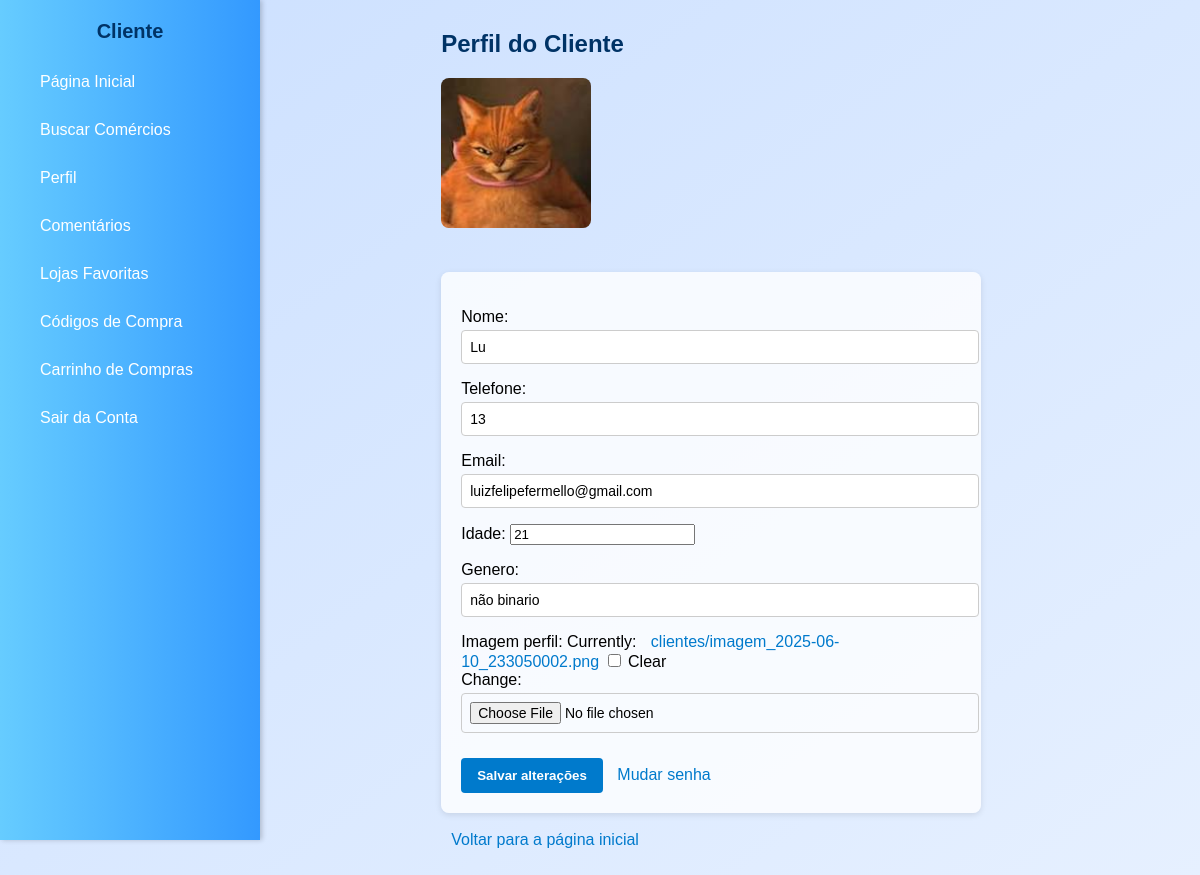
Screenshot of /perfil/cliente (signed in) with the database file from the repository.
### core/models.py (models this page shows, shortened)
class Cliente(models.Model):
    user = models.OneToOneField(User, on_delete=models.CASCADE)
    nome = models.CharField(max_length=150, unique=True)
    email = models.EmailField(unique=True)
    senha = models.CharField(max_length=128)
    favoritos = models.ManyToManyField('Comercio', related_name='clientes_favoritaram', blank=True)
    telefone = models.CharField(max_length=20, blank=True)
    idade = models.PositiveIntegerField(null=True, blank=True)
    genero = models.CharField(max_length=20, blank=True)
    imagem_perfil = models.ImageField(upload_to='clientes/', blank=True, null=True)
    def imagem_perfil_url(self):
        if self.imagem_perfil and hasattr(self.imagem_perfil, 'url'):
            return self.imagem_perfil.url
        return static('images/default_profile.png')

### core/views.py (the view)
    def _wrapped_view(request, *args, **kwargs):
        if not request.user.is_authenticated:
            return redirect('login_cliente')
        if not hasattr(request.user, 'cliente'):
            messages.error(request, 'Apenas clientes podem acessar essa página.')
            return redirect('home')
        return view_func(request, *args, **kwargs)

### core/forms.py
class ClientePerfilForm(forms.ModelForm):
    class Meta:
        model = Cliente
        fields = ['nome', 'telefone', 'email', 'idade', 'genero', 'imagem_perfil']

### core/views.py (called while the page is built)
def cliente_required(view_func):
    def _wrapped_view(request, *args, **kwargs):
        if not request.user.is_authenticated:
            return redirect('login_cliente')
        if not hasattr(request.user, 'cliente'):
            messages.error(request, 'Apenas clientes podem acessar essa página.')
            return redirect('home')
        return view_func(request, *args, **kwargs)
    return _wrapped_view

@cliente_required
def perfil_cliente(request):
    cliente = getattr(request.user, 'cliente', None)
    if not cliente:
        return redirect('login_cliente')
    if request.method == 'POST':
        form = ClientePerfilForm(request.POST, request.FILES, instance=cliente)
        if form.is_valid():
            form.save()
            return redirect('perfil_cliente')
    else:
        form = ClientePerfilForm(instance=cliente)
    return render(request, 'perfil_cliente.html', {'form': form, 'cliente': cliente})

### core/templates/perfil_cliente.html (shortened to what this page needs)
{% load static %}
<!DOCTYPE html> <html lang="pt-br"> <head> <link rel="stylesheet" href="{% static 'css/perfil_cliente.css' %}"> </head> <body>
<div class="sidebar">
    <h2>Cliente</h2>
    <a href="{% url 'home_cliente' %}">Página Inicial</a>
    <a href="{% url 'buscar_comercios' %}">Buscar Comércios</a>
    <a href="{% url 'perfil_cliente' %}">Perfil</a>
    <a href="{% url 'comentario_cliente' %}">Comentários</a>
    <a href="{% url 'estabelecimento_favoritados' %}">Lojas Favoritas</a>
    <a href="{% url 'meus_codigos_compra' %}">Códigos de Compra</a>
    <a href="{% url 'carrinho' %}">Carrinho de Compras</a>
    <a href="{% url 'home' %}">Sair da Conta</a>
</div>
<div class="main-content">
    <h2>Perfil do Cliente</h2>
    {% if cliente.imagem_perfil_url %}
        <img src="{{ cliente.imagem_perfil_url }}" alt="Imagem de perfil" width="150" height="150">
    {% endif %}
    <form method="post" enctype="multipart/form-data">
        {{ form.as_p }}
        <button type="submit">Salvar alterações</button>
        <a href="{% url 'mudar_senha_cliente' %}">Mudar senha</a>
    </form>
    <br>
    <a href="{% url 'home' %}">Voltar para a página inicial</a>
</div>
</body>
</html>

### static/css/perfil_cliente.css (style rules this page uses)
body { margin: 0; font-family: Arial, sans-serif; background: linear-gradient(to bottom right, #cce0ff, #e6f0ff); display: flex; }
.sidebar { width: 220px; height: 100vh; background: linear-gradient(to left, #3399ff, #66ccff); padding: 20px; color: white; position: fixed; left: 0; top: 0; box-shadow: 2px 0 5px rgba(0,0,0,0.2); z-index: 1000; }
.sidebar h2 { text-align: center; margin-bottom: 20px; font-size: 20px; }
.sidebar a { display: block; color: white; text-decoration: none; padding: 10px; border-radius: 4px; margin-bottom: 10px; transition: background 0.3s; }
.main-content { margin-left: 220px; padding: 30px; flex: 1; }
h2 { color: #003366; margin-top: 0; }
img { border-radius: 8px; margin-bottom: 20px; }
form { margin-top: 20px; background-color: #ffffffcc; padding: 20px; border-radius: 8px; box-shadow: 0 2px 6px rgba(0,0,0,0.1); max-width: 500px; }
form p { margin-bottom: 15px; }
input[type="text"], input[type="email"], input[type="file"], textarea, select { width: 100%; padding: 8px; margin-top: 4px; border: 1px solid #ccc; border-radius: 4px; font-size: 14px; }
button { background-color: #007acc; color: white; padding: 10px 16px; border: none; border-radius: 4px; font-weight: bold; cursor: pointer; margin-top: 10px; transition: background-color 0.3s ease; }
a { color: #007acc; text-decoration: none; margin-left: 10px; }

### rows the page displays
Cliente: imagem_perfil_url (picture), nome "Lu", telefone "13", email "luizfelipefermello@gmail.com", idade "21", genero "não binario"
